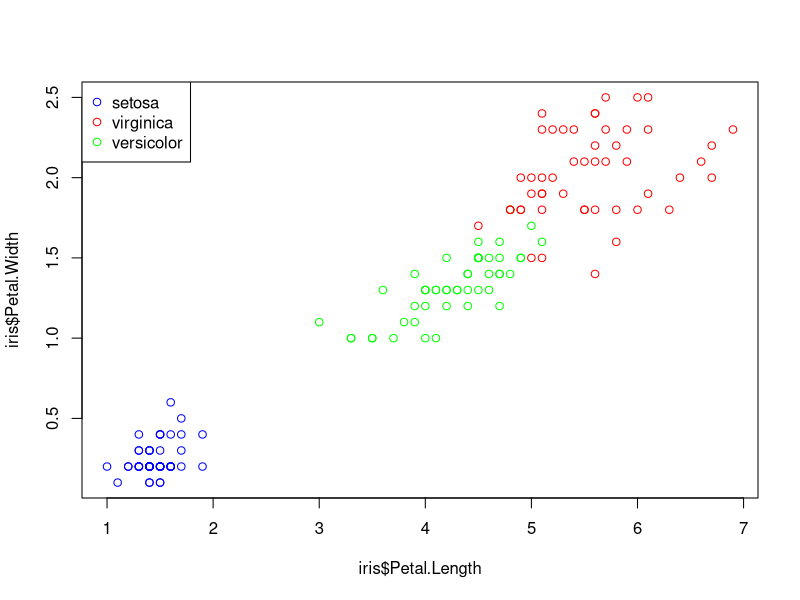

Recreate this plot in R.
plot(x=iris$Petal.Length,y=iris$Petal.Width,
     col=ifelse(iris$Species=="setosa","blue",
                ifelse(iris$Species=='virginica',"red","green")))
legend("topleft",legend=c("setosa","virginica","versicolor"),
       col=c("blue","red","green"),pch=1)
